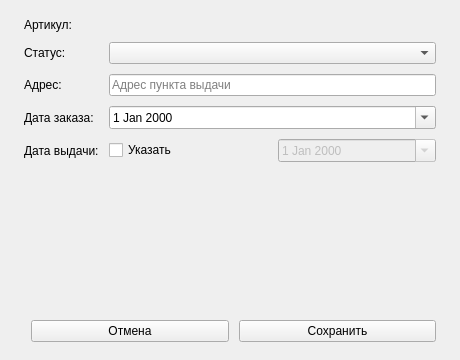
<?xml version="1.0" encoding="UTF-8"?>
<ui version="4.0">
 <class>OrderFormUI</class>
 <widget class="QWidget" name="OrderFormUI">
  <property name="geometry">
   <rect><x>0</x><y>0</y><width>460</width><height>360</height></rect>
  </property>
  <property name="windowTitle">
   <string>Заказ</string>
  </property>
  <layout class="QVBoxLayout" name="main_layout">
   <property name="leftMargin"><number>24</number></property>
   <property name="topMargin"><number>18</number></property>
   <property name="rightMargin"><number>24</number></property>
   <property name="bottomMargin"><number>18</number></property>
   <property name="spacing"><number>10</number></property>
   <item>
    <layout class="QFormLayout" name="form_layout">
     <property name="spacing"><number>10</number></property>
     <item row="0" column="0">
      <widget class="QLabel" name="id_text_label">
       <property name="text"><string>Артикул:</string></property>
      </widget>
     </item>
     <item row="0" column="1">
      <widget class="QLabel" name="id_label"/>
     </item>
     <item row="1" column="0">
      <widget class="QLabel" name="label_status">
       <property name="text"><string>Статус:</string></property>
      </widget>
     </item>
     <item row="1" column="1">
      <widget class="QComboBox" name="status_combo"/>
     </item>
     <item row="2" column="0">
      <widget class="QLabel" name="label_address">
       <property name="text"><string>Адрес:</string></property>
      </widget>
     </item>
     <item row="2" column="1">
      <widget class="QLineEdit" name="address_edit">
       <property name="placeholderText"><string>Адрес пункта выдачи</string></property>
      </widget>
     </item>
     <item row="3" column="0">
      <widget class="QLabel" name="label_order_date">
       <property name="text"><string>Дата заказа:</string></property>
      </widget>
     </item>
     <item row="3" column="1">
      <widget class="QDateEdit" name="order_date_edit">
       <property name="calendarPopup"><bool>true</bool></property>
      </widget>
     </item>
     <item row="4" column="0">
      <widget class="QLabel" name="label_issue_date">
       <property name="text"><string>Дата выдачи:</string></property>
      </widget>
     </item>
     <item row="4" column="1">
      <layout class="QHBoxLayout" name="issue_layout">
       <item>
        <widget class="QCheckBox" name="issue_date_check">
         <property name="text"><string>Указать</string></property>
        </widget>
       </item>
       <item>
        <widget class="QDateEdit" name="issue_date_edit">
         <property name="calendarPopup"><bool>true</bool></property>
         <property name="enabled"><bool>false</bool></property>
        </widget>
       </item>
      </layout>
     </item>
    </layout>
   </item>
   <item>
    <spacer name="spacer">
     <property name="orientation"><enum>Qt::Vertical</enum></property>
    </spacer>
   </item>
   <item>
    <layout class="QHBoxLayout" name="buttons_layout">
     <item>
      <spacer name="btn_spacer">
       <property name="orientation"><enum>Qt::Horizontal</enum></property>
      </spacer>
     </item>
     <item>
      <widget class="QPushButton" name="cancel_btn">
       <property name="text"><string>Отмена</string></property>
      </widget>
     </item>
     <item>
      <widget class="QPushButton" name="save_btn">
       <property name="text"><string>Сохранить</string></property>
      </widget>
     </item>
    </layout>
   </item>
  </layout>
 </widget>
 <resources/>
 <connections/>
</ui>
